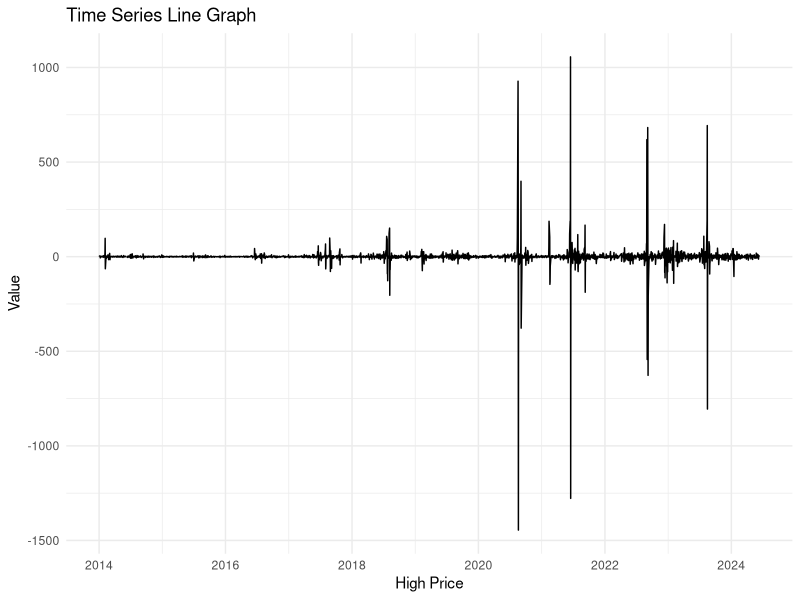
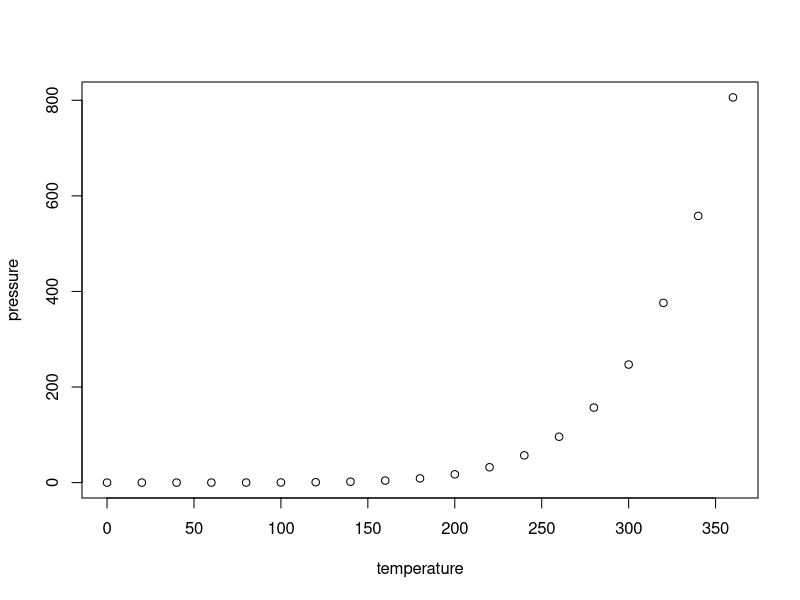

Write R code to recreate these figures, in order.
## ---- chunk 1
knitr::opts_chunk$set(echo = TRUE)

library(readxl)
library(dplyr)
library(ggplot2)
## ---- chunk 2

data_2014 <- read_excel ("./Data/ice_electric-2014final.xls")
# Need to correct "Nepool MH Da LMP Peak" to "Nepool MH DA LMP Peak"
# Need to correct "NP 15 EZ..." to "NP15 EZ Gen..."
# Correct "Palo Verde" to "Palo Verde Peak"
# Change "SP-15 Gen DA LMP Peak" to "SP15 EZ Gen DA LMP Peak"
colnames(data_2014) <- gsub("\n", " ", colnames(data_2014))
colnames(data_2014) <- gsub("  ", " ", colnames(data_2014))
# unique(c(colnames(data_2014)))
# data_2014
data_2014 <- data_2014 %>%
  mutate(`Price hub` = 
           ifelse(`Price hub` == "Nepool MH Da LMP Peak", "Nepool MH DA LMP Peak",
           ifelse(`Price hub` == "Indiana Hub RT Peak", "Indiana Rt Peak",
           ifelse(`Price hub` == "PJM-Wh Real Time Peak", "PJM WH Real Time Peak",
           ifelse(`Price hub` == "Mid Columbia Peak", "Mid C Peak",
           ifelse(`Price hub` == "PJM Wh Real Time Peak", "PJM WH Real Time Peak",
           ifelse(`Price hub` == "NP 15 EZ Gen DA LMP Peak", "NP15 EZ Gen DA LMP Peak",
           ifelse(`Price hub` == "Palo Verde", "Palo Verde Peak",
           ifelse(`Price hub` == "SP15 EZ Gen DA LMP Peak", "SP-15 Gen DA LMP Peak", `Price hub`)))))))))
# data_2014 <- select(data_2014, -'Price hub_2')
# unique(data_2014$`Price hub`)
data_2014

data_2015 <- read_excel ("./Data/ice_electric-2015final.xls")
colnames(data_2015) <- gsub("\n", " ", colnames(data_2015))
colnames(data_2015) <- gsub("  ", " ", colnames(data_2015))
unique(c(colnames(data_2015)))
data_2015

data_2016 <- read_excel ("./Data/ice_electric-2016final.xls")
colnames(data_2016) <- gsub("\n", " ", colnames(data_2016))
colnames(data_2016) <- gsub("  ", " ", colnames(data_2016))
unique(c(colnames(data_2016)))
data_2016

data_2017 <- read_excel ("./Data/ice_electric-2017final.xlsx")
colnames(data_2017) <- gsub("\r\n", " ", colnames(data_2017))
colnames(data_2017) <- gsub("  ", " ", colnames(data_2017))
unique(c(colnames(data_2017)))
data_2017

data_2018 <- read_excel ("./Data/ice_electric-2018final.xlsx")
colnames(data_2018) <- gsub("\r\n", " ", colnames(data_2018))
colnames(data_2018) <- gsub("  ", " ", colnames(data_2018))
unique(c(colnames(data_2018)))
data_2018

data_2019 <- read_excel ("./Data/ice_electric-2019final.xlsx")
colnames(data_2019) <- gsub("\r\n", " ", colnames(data_2019))
colnames(data_2019) <- gsub("  ", " ", colnames(data_2019))
unique(c(colnames(data_2019)))
data_2019

data_2020 <- read_excel ("./Data/ice_electric-2020final.xlsx")
colnames(data_2020) <- gsub("\r\n", " ", colnames(data_2020))
colnames(data_2020) <- gsub("  ", " ", colnames(data_2020))
unique(c(colnames(data_2020)))
data_2020

data_2021 <- read_excel ("./Data/ice_electric-2021final.xlsx")
colnames(data_2021) <- gsub("\r\n", " ", colnames(data_2021))
colnames(data_2021) <- gsub("  ", " ", colnames(data_2021))
unique(c(colnames(data_2021)))
data_2021

data_2022 <- read_excel ("./Data/ice_electric-2022final.xlsx")
data_2022 <- select(data_2022, -'Trade date') # REMOVE COLUMN because it's bad
data_2022$'Trade date' <- data_2022$`Delivery start date` - 86400
data_2022 <- data_2022 %>% select(1, `Trade date`, everything()) # Make 'Trade date' the 2nd column like all the other datasets
colnames(data_2022) <- gsub("\r\n", " ", colnames(data_2022))
colnames(data_2022) <- gsub("  ", " ", colnames(data_2022))
unique(c(colnames(data_2022)))
data_2022

data_2023 <- read_excel ("./Data/ice_electric-2023final.xlsx")
colnames(data_2023) <- gsub("\r\n", " ", colnames(data_2023))
colnames(data_2023) <- gsub("  ", " ", colnames(data_2023))
unique(c(colnames(data_2023)))
data_2023

data_2024 <- read_excel ("./Data/ice_electric-2024.xlsx")
colnames(data_2024) <- gsub("\r\n", " ", colnames(data_2024))
colnames(data_2024) <- gsub("  ", " ", colnames(data_2024))
unique(c(colnames(data_2024)))
data_2024
## ---- chunk 3

# 8 Peaks (2014-2019):
#
# "ERCOT North 345KV Peak"  
# "Indiana Rt Peak"         
# "Mid C Peak"              
# "Nepool MH DA LMP Peak"   
# "NP15 EZ Gen DA LMP Peak"
# "Palo Verde Peak"         
# "PJM WH Real Time Peak"
# "SP-15 Gen DA LMP Peak"

unique(data_2014$`Price hub`)
unique(data_2015$`Price hub`) 
unique(data_2016$`Price hub`)
unique(data_2017$`Price hub`)
unique(data_2018$`Price hub`)
unique(data_2019$`Price hub`)

# 7 Peaks (2020-2024):

# Indiana Hub RT Peak
# Mid C Peak
# Nepool MH DA LMP Peak
# NP15 EZ Gen DA LMP Peak
# Palo Verde Peak
# PJM WH Real Time Peak
# SP15 EZ Gen DA LMP Peak
# 
# Missing is "ERCOT North 345KV Peak"

unique(data_2020$`Price hub`) # 7 Peaks
unique(data_2021$`Price hub`) # 7 Peaks
unique(data_2022$`Price hub`) # 7 Peaks
unique(data_2023$`Price hub`) # 7 Peaks
unique(data_2024$`Price hub`) # 7 Peaks
## ---- chunk 4

combined_data <- rbind(data_2014, data_2015, data_2016, data_2017, data_2018, data_2019, data_2020, data_2021, data_2022, data_2023, data_2024)
combined_data
## ---- chunk 5

# Plot the data

# Make sure the dates are in the correct format
combined_data$`Trade date` <- as.Date(combined_data$`Trade date`)

# Filter dataset for "Palo Verde Peak"
palo_verde_peak <- combined_data %>% filter(`Price hub` == 'Palo Verde Peak')

# Rearrange "Change" column from largest to smallest
palo_verde_peak %>% arrange(desc(Change))

# Look at top results
head(palo_verde_peak)
# Top 6 trade dates are:
# 2021-06-16
# 2020-08-17
# 2023-08-15
# 2022-09-05
# 2022-08-31	
# 2020-09-03

# Let's look at month of first result:
palo_verde_peak %>% filter()


ggplot(palo_verde_peak, aes(x = `Trade date`, y = Change)) +
  geom_line() +
  labs(title = "Time Series Line Graph",
       x = "High Price",
       y = "Value") +
  theme_minimal()
## ---- chunk 6

# This showed me that there were hidden columns

unique(c(colnames(data_2014))) # "Delivery \nend date"
unique(c(colnames(data_2015))) # "Delivery \nend date"
unique(c(colnames(data_2016))) # "Delivery \nend date"
unique(c(colnames(data_2017))) # "Delivery \r\nend date"
unique(c(colnames(data_2018))) # "Delivery \r\nend date"
unique(c(colnames(data_2019))) # "Delivery \r\nend date"
unique(c(colnames(data_2020))) # "Delivery \r\nend date"
unique(c(colnames(data_2021))) # "Delivery \r\nend date"
unique(c(colnames(data_2022))) # "Delivery \r\nend date"
unique(c(colnames(data_2023))) # "Delivery \r\nend date"
unique(c(colnames(data_2024))) # "Delivery \r\nend date"
## ---- chunk 7
plot(pressure)
